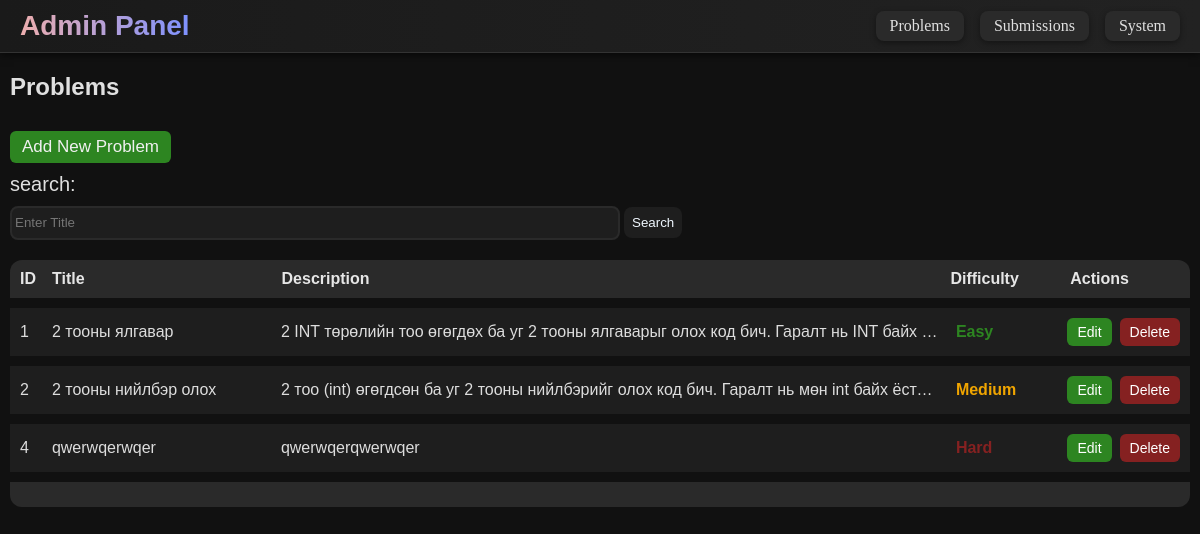
Before: /admin/problems with the older database file.
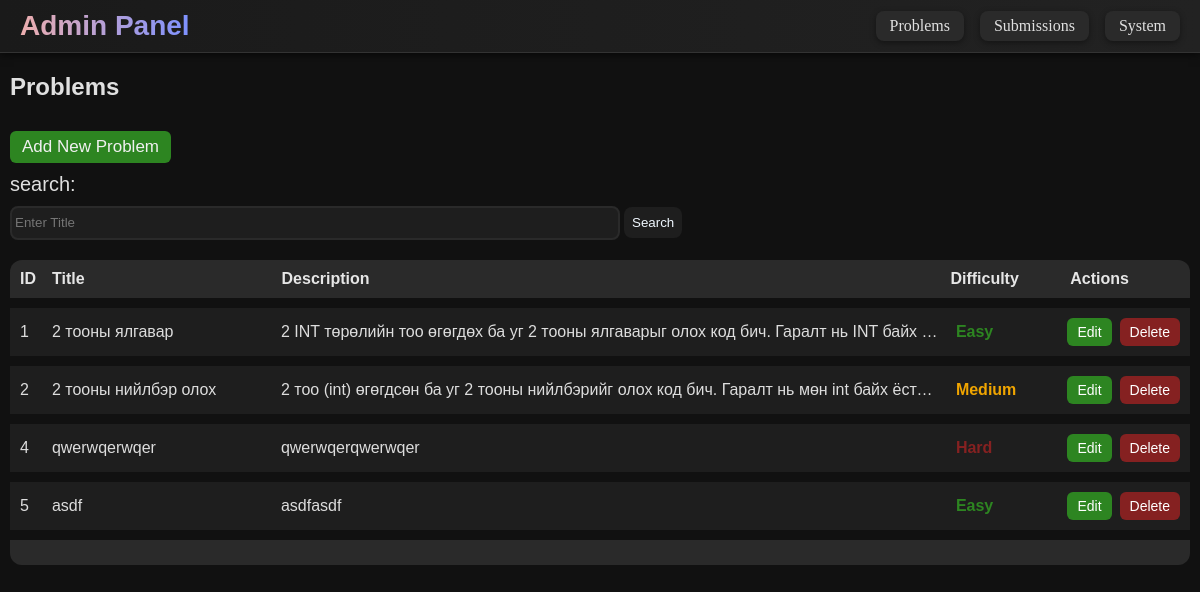
After: the same page with the newer database file.
### tables this page shows
CREATE TABLE "problems" (id INTEGER PRIMARY KEY, title varchar(50), description TEXT, examples TEXT, prefix TEXT, constraints TEXT, diff varchar(10));

### run.py (the view)
@app.route("/admin/problems")
def adminProblem():
    conn = get_db_connection()
    problems = conn.execute('SELECT * FROM problems').fetchall()
    conn.close()
    return render_template("admin/adminProblems.html", problems=problems)

### run.py (called while the page is built)
def get_db_connection():
    conn = sqlite3.connect(DB_PATH)
    conn.row_factory = sqlite3.Row
    return conn

### templates/admin/adminProblems.html (shortened to what this page needs)
{% extends "admin/admin.html" %}
{% block content %}
<div style="margin: 10px;">
    {% if not add and not edits %}
    <h2
        style="font-family: 'Lucida Sans', 'Lucida Sans Regular', 'Lucida Grande', 'Lucida Sans Unicode', Geneva, Verdana, sans-serif;">
        Problems
    </h2>
    <div id="top">
        <a class="add-btn" href="{{ url_for('add_problem') }}">Add New Problem</a>
        <div style="font-family: 'Lucida Sans', 'Lucida Sans Regular', 'Lucida Grande', 'Lucida Sans Unicode', Geneva, Verdana, sans-serif;
                    font-size: 20px;">
            search:
        </div>
        <input placeholder="Enter Title" id="searchBar" type="text">
        <button id="searchButton">Search</button>
    </div>
    <div id="header">
        <div class="ID">ID</div>
        <div class="TITLE">Title</div>
        <div class="DESC">Description</div>
        <div class="DESC">Difficulty</div>
        <div class="ACT">Actions</div>
    </div>
    <div id="list-container">
        {% for p in problems %}
        <div id="listItem">
            <div class="ID">{{ p.id }}</div>
            <div class="TITLE">{{ p.title }}</div>
            <div class="DESC">{{ p.description }}</div>
            <div
                class="difficulty {% if p.diff == 'Easy' %}easy{% elif p.diff == 'Medium' %}medium{% elif p.diff == 'Hard' %}hard{% endif %}">
                {{ p.diff | capitalize }}</div>
            <div class=" actions">
                <a id="edit" href="{{ url_for('edit_problem', id=p.id) }}">Edit</a>
                <a id="del" href="{{ url_for('delete_problem', id=p.id) }}">Delete</a>
            </div>
        </div>
        {% endfor %}
    </div>
    <div id="footer"></div>
</div>
{% endif %}
{% endblock %}

### templates/admin/admin.html (shortened to what this page needs)
<!DOCTYPE html>
<html lang="en">
<head>
    <link rel="stylesheet" href="{{ url_for('static', filename='style.css') }}">
</head>
<body>
    <header>
        <nav>
            <div class="title">Admin Panel</div>
            <div style="display: flex; gap: 16px;">
                <a id="navButton" href="{{ url_for('adminProblem') }}">Problems</a>
                <a id="navButton" href="{{ url_for('adminSubmissions') }}">Submissions</a>
                <a id="navButton" href="{{ url_for('adminSystem') }}">System</a>
            </div>
        </nav>
    </header>
    <main>
        {% block content %}{% endblock %}
    </main>
</body>
</html>

### templates/admin/adminProblems.html (style rules this page uses)
#searchButton { background-color: #1e1e1e; color: aliceblue; border-radius: 8px; padding: 8px; }
#searchBar { margin: 10px 0 0 0; width: 600px; height: 24px; border-radius: 8px; background-color: #1e1e1e; border: solid #2a2a2a 2px; color: aliceblue; padding: 3px; }
#footer { align-items: center; height: 5px; background-color: #2a2a2a; color: #e6e6e6; font-weight: bold; margin: 0px 0 20px; padding: 10px; border-radius: 0 0 12px 12px; }
#header { display: grid; grid-template-columns: 0.2fr 2fr 6fr 1fr 1fr; align-items: center; gap: 10px; background-color: #2a2a2a; color: #e6e6e6; font-weight: bold; margin: 20px 0 0; padding: 10px; border-radius: 12px 12px 0 0; font-family: 'Lucida Sans', 'Lucida Sans Regular', 'Lucida Grande', 'Lucida Sans Unicode', Geneva, Verdana, sans-serif; }
#listItem { display: grid; grid-template-columns: 0.2fr 2fr 6fr 1fr 1fr; align-items: center; gap: 10px; background-color: #1e1e1e; color: #ddd; padding: 10px; margin: 0px 0 10px; }
#list-container { font-family: Arial, sans-serif; overflow: hidden; margin-top: 10px; }
.ID, .TITLE, .EXP, .DESC, .ACT { overflow: hidden; text-overflow: ellipsis; white-space: nowrap; }
.actions { display: flex; justify-content: center; gap: 8px; }
#edit, #del { padding: 6px 10px; border-radius: 6px; font-size: 14px; text-align: center; color: #fff; text-decoration: none; flex: 1; }
#edit { background-color: #2d8521; }
#del { background-color: #852121; }
.add-btn { font-family: 'Lucida Sans', 'Lucida Sans Regular', 'Lucida Grande', 'Lucida Sans Unicode', Geneva, Verdana, sans-serif; display: inline-block; background-color: #2d8521; color: #f0f0f0; font-size: 17px; padding: 6px 12px; margin: 10px 0; border-radius: 6px; text-decoration: none; }
button { border: none; }
.difficulty { padding: 4px 8px; border-radius: 6px; font-weight: bold; text-align: center; width: fit-content; }
.easy { color: #2d8521; }
.medium { color: #f0a500; }
.hard { color: #852121; }

### templates/admin/admin.html (style rules this page uses)
body { background-color: #111111; color: #e0e0e0; margin: 0; }
a { text-decoration: none !important; }
header { background: linear-gradient(90deg, #1a1a1a, #222222); padding: 10px 20px; border-bottom: 1px solid #333; box-shadow: 0 2px 8px rgba(0, 0, 0, 0.6); position: sticky; top: 0; z-index: 100; }
nav { display: flex; justify-content: space-between; align-items: center; }
nav .title { font-size: 28px; font-weight: bold; background: linear-gradient(90deg, #edaeae, #7d91ff); -webkit-background-clip: text; -webkit-text-fill-color: transparent; font-family: 'Lucida Sans', 'Lucida Sans Regular', 'Lucida Grande', 'Lucida Sans Unicode', Geneva, Verdana, sans-serif; }
#navButton { color: #e0e0e0; background-color: #2a2a2a; border: none; border-radius: 8px; padding: 6px 14px; transition: all 0.3s ease; font-weight: 500; font-size: 16px; box-shadow: 0 2px 6px rgba(0, 0, 0, 0.4); }

Changed rows visible on the page:
added problems: id "5", title "asdf", description "asdfasdf", diff "Easy"
